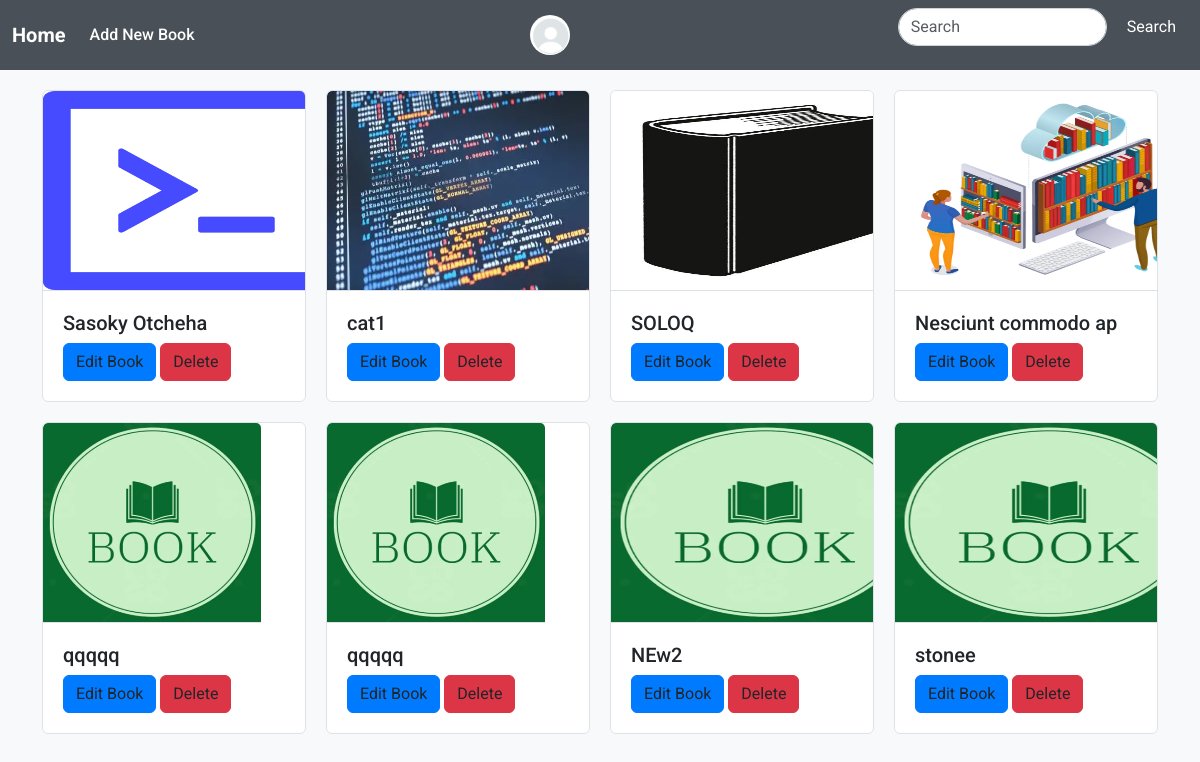
Screenshot of / (signed in) with the database file from the repository.
### userauths/models.py (models this page shows, shortened)
class User(AbstractUser):
    first_name = models.CharField(max_length=255, null=True, blank=True)
    last_name = models.CharField(max_length=255, null=True, blank=True)
    username = models.CharField(max_length=255, unique=True, null=True, blank=True)
    email = models.EmailField(unique=True)
    USERNAME_FIELD = "email"
    REQUIRED_FIELDS = ['username']

class Profile(models.Model):
    user = models.OneToOneField(User, on_delete=models.CASCADE)
    cover_images = models.ImageField(upload_to='Images_Profile', null=True, blank=True, default='default.png')
    phone = models.CharField(max_length=200, null=True ,blank=True)
    address = models.CharField(max_length=200 ,null=True ,blank=True)
    verified = models.BooleanField(default=False)

### book/models.py (models this page shows, shortened)
class Book(models.Model):
    title = models.CharField(max_length=200)
    author = models.CharField(max_length=200, blank=True)
    photo_book = models.ImageField(upload_to='photos_books', null='True', blank=True, default='book.jpg')
    photo_author = models.ImageField(upload_to='photos_authors', null=True, blank=True)
    pages = models.IntegerField()
    price = models.DecimalField(max_digits=5, decimal_places=2,null=True, blank=True)
    descripition = models.TextField(null=True, blank=True)
    created_at = models.DateTimeField(auto_now_add=True)
    active = models.BooleanField(default=True)
    status = models.CharField(max_length=50, choices=status_books, null=True, blank=True)

### book/views.py (the view)
# urls.py: path('', BookListView.as_view(), name='book'),
class BookListView(LoginRequiredMixin, ListView):
    model = Book
    template_name = 'book/home.html'
    context_object_name = 'books'
    def get_queryset(self):
        query = self.request.GET.get('search', '')
        return Book.objects.filter(
            Q(title__icontains=query) | Q(author__icontains=query)
        ).distinct()
    def get_context_data(self, **kwargs):
        context = super().get_context_data(**kwargs)
        context['query'] = self.request.GET.get('search', '')
        return context

### book/templates/book/home.html (shortened to what this page needs)
{% extends 'base.html' %}
{% load static %}
{% block body %}
<head>
</head>
    <div class="container">
        <div class="grid-container">
            {% for book in books %}
                <div class="card">
                    <a href="{% url 'book:book_details' book.pk %}">
                        {% if book.photo_book %}
                            <img src="{{ book.photo_book.url }}" style="width:306.9px; height:200px;" class="card-img-top" alt="Sample Image">
                        {% else %}
                            <img src="{% static 'assets/img/book.jpg' %}" style="width:218px; height:200px;" class="card-img-top" alt="Default Image">
                        {% endif %}
                    </a>
                    <div class="card-body">
                        <a href="{% url 'book:book_details' book.pk %}" style="text-decoration: none;"><h5 class="card-title">{{book.title}}</h5></a>
                        <a href="{% url 'book:edit_book' book.pk %}" class="btn btn-primary">Edit Book</a>
                        <a href="{% url 'book:delete_book' book.pk %}" class="btn btn-danger">Delete</a>
                    </div>
                </div>
            {% endfor %}
        </div>
    </div>
{% endblock body %}

### templates/base.html (shortened to what this page needs)
{% load static %}
{% load django_bootstrap5 %}
{% bootstrap_css %}
<!DOCTYPE html>
<html lang="en">
<head>
    <link rel="stylesheet" href="https://cdnjs.cloudflare.com/ajax/libs/animate.css/4.1.1/animate.min.css"/>
</head>
<body>
    <nav class="navbar navbar-expand-lg navbar-dark">
        <div class="container-fluid">
            <a class="navbar-brand" href="/">Home</a>
            <div class="collapse navbar-collapse" id="navbarSupportedContent">
                <ul class="navbar-nav me-auto mb-2 mb-lg-0">
                    <li class="nav-item">
                        <a class="nav-link" href="{% url 'book:add_book' %}">Add New Book</a>
                    </li>
                </ul>
                <button class="btn dropdown-toggle" type="button" id="dropdownMenuButton" data-bs-toggle="dropdown" aria-expanded="false">
                    <img src="{{ user.profile.cover_images.url }}" alt="User" class="user-img">
                </button>
                <form class="d-flex ms-auto" role="search" method="get" action="">
                    <input class="form-control me-2" type="search" name="search" placeholder="Search" aria-label="Search" value="{{ query }}">
                    <button class="btn btn-outline-light" type="submit">Search</button>
                </form>
            </div>
        </div>
    </nav>
    {% block body %}{% endblock body %}
</body>
</html>

### templates/base.html (style rules this page uses)
body { font-family: 'Roboto', sans-serif; background-color: #f8f9fa; margin: 0; padding: 0; animation: fade-in 0.5s ease-out forwards; }
.navbar { background-color: #343a40; transition: background-color 0.3s ease; }
.navbar-brand { color: #ffffff; font-weight: 700; transition: color 0.3s ease; }
.navbar-nav .nav-link { color: #ffffff; font-weight: 500; transition: color 0.3s ease; }
.dropdown-toggle::after { display: none; }
.user-img { width: 40px; height: 40px; border-radius: 50%; object-fit: cover; border: none; background: transparent; box-shadow: none; transition: transform 0.3s ease; }
.form-control { border-radius: 20px; border-color: #ced4da; transition: border-color 0.3s ease; }
.btn-outline-light { color: #ffffff; border-color: #ffffff; transition: background-color 0.3s ease, color 0.3s ease; border: none; }
.btn { transition: background-color 0.3s ease, transform 0.3s ease; }

### book/templates/book/home.html (style rules this page uses)
.container { margin-top: 20px; }
.grid-container { display: grid; grid-template-columns: repeat(4, 1fr); gap: 20px; }
.card { border: 1px solid #dee2e6; border-radius: 0.375rem; overflow: hidden; display: flex; flex-direction: column; height: 100%; transition: transform 0.4s ease, box-shadow 0.4s ease, opacity 0.4s ease; opacity: 0; animation: fadeInUp 1s forwards; perspective: 1000px; }
.card img { width: 100%; height: auto; border-bottom: 1px solid #dee2e6; transition: transform 0.4s ease, filter 0.4s ease; }
.card-body { padding: 20px; flex-grow: 1; }
.btn-primary { background-color: #007bff; border-color: #007bff; transition: background-color 0.3s ease, transform 0.3s ease; }
.btn-danger { background-color: #dc3545; border-color: #dc3545; transition: background-color 0.3s ease, transform 0.3s ease; }
.card a { text-decoration: none; color: inherit; transition: color 0.3s ease; }

### rows the page displays
User: profile.cover_images (placeholder picture)
Book: photo_book (picture), title "Sasoky Otcheha"
Book: photo_book (picture), title "cat1"
Book: photo_book (picture), title "SOLOQ"
Book: photo_book (picture), title "Nesciunt commodo ap"
Book: title "qqqqq"
Book: title "qqqqq"
Book: photo_book (picture), title "NEw2"
Book: photo_book (picture), title "stonee"
